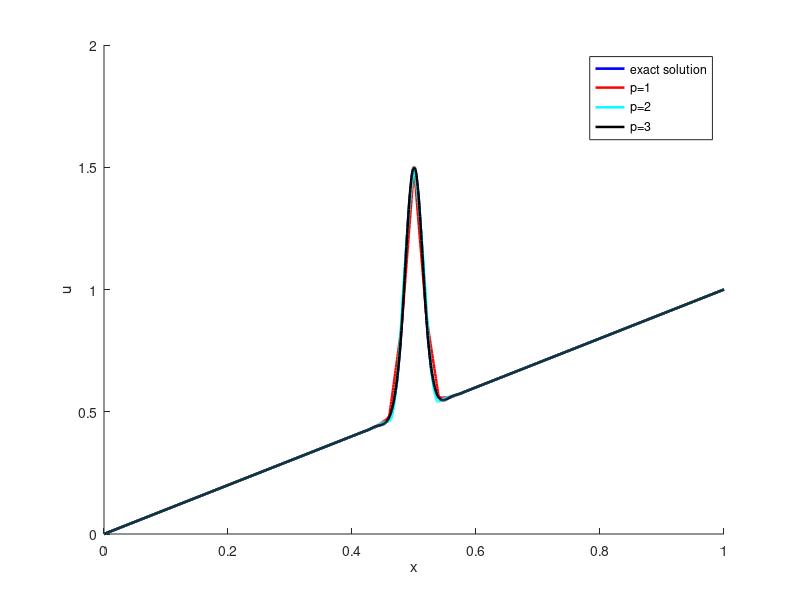

Write MATLAB code to recreate this figure.
exact     = csvread('bar1d-exact.csv');
p1Elems16 = csvread('bar1d-p1-16elems-C00.csv');
p2Elems16 = csvread('bar1d-p2-16elems-C00.csv');
p3Elems16 = csvread('bar1d-p3-16elems-C00.csv');
%p4Elems16 = csvread('bar1d-p4-32elems-C0.csv');


figure
hold on
plot(exact(:,1),exact(:,2),'b-','LineWidth',1.9);
plot(p1Elems16(:,1),p1Elems16(:,2),'r-','LineWidth',1.8);
plot(p2Elems16(:,1),p2Elems16(:,2),'c-','LineWidth',1.8);
plot(p3Elems16(:,1),p3Elems16(:,2),'k-','LineWidth',1.8);
%plot(p4Elems16(:,1),p4Elems16(:,2),'g-','LineWidth',1.8);
%plot(p5Elems16(:,1),p5Elems16(:,2),'ma-','LineWidth',1.8);
%set(gca,'Color',[0.8 0.8 0.8]);
legend('exact solution','p=1','p=2','p=3')
xlabel('x')
ylabel('u')